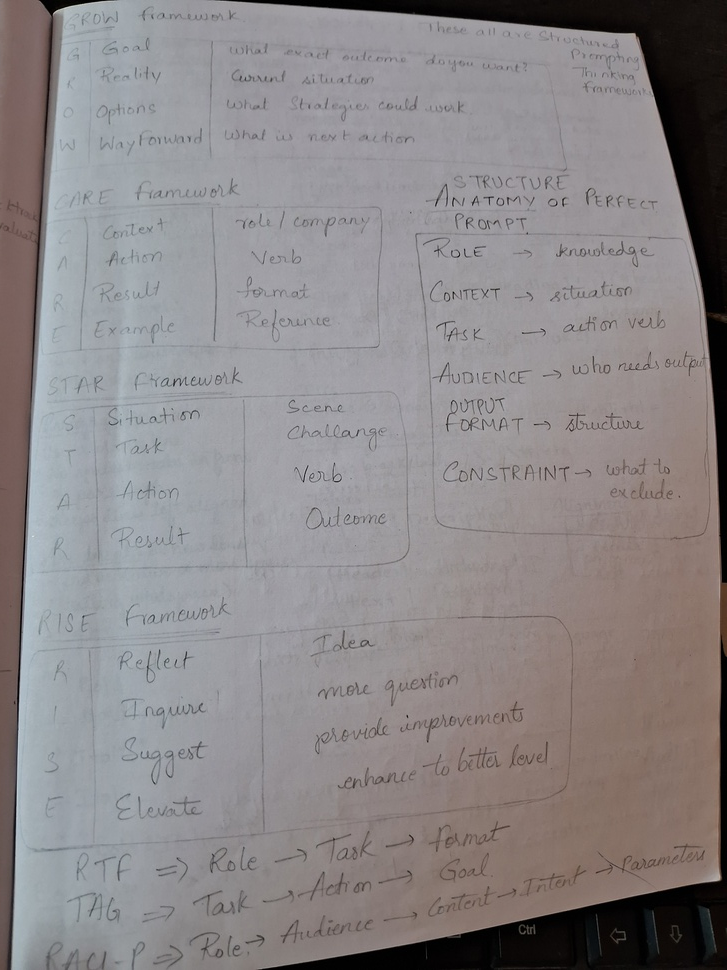
#> input picture tests/images/semantic/handwritten_page.jpg, 727 x 970 px, shrunk from 3060 x 4080 before the run
$ python -i horizontal_detector.py   (imports and definitions only)
#> lines starting #> are read from the running program, lines starting #| are printed output that depends on the picture; after the words box and inside, x2 and y2 are one past the last pixel; in counts of white or black regions, pixels touching at a corner belong together
import cv2
import numpy as np


class HorizontalLine:
    def __init__(self, x1, y, x2, confidence=1.0):
        self.x1 = x1
        self.y = y
        self.x2 = x2
        self.confidence = confidence

    def __repr__(self):
        return (
            f"HorizontalLine("
            f"x1={self.x1}, y={self.y}, "
            f"x2={self.x2}, "
            f"confidence={self.confidence})"
        )


def detect_horizontal_lines(binary_image):

    height, width = binary_image.shape
#> height = 970; width = 727

    # Kernel length controls minimum detectable line length
    kernel_length = max(10, width // 20)
#> kernel_length = 36

    kernel = cv2.getStructuringElement(
        cv2.MORPH_RECT,
        (kernel_length, 1)
    )

    # Extract horizontal lines
    horizontal = cv2.morphologyEx(
        binary_image,
        cv2.MORPH_OPEN,
        kernel
    )
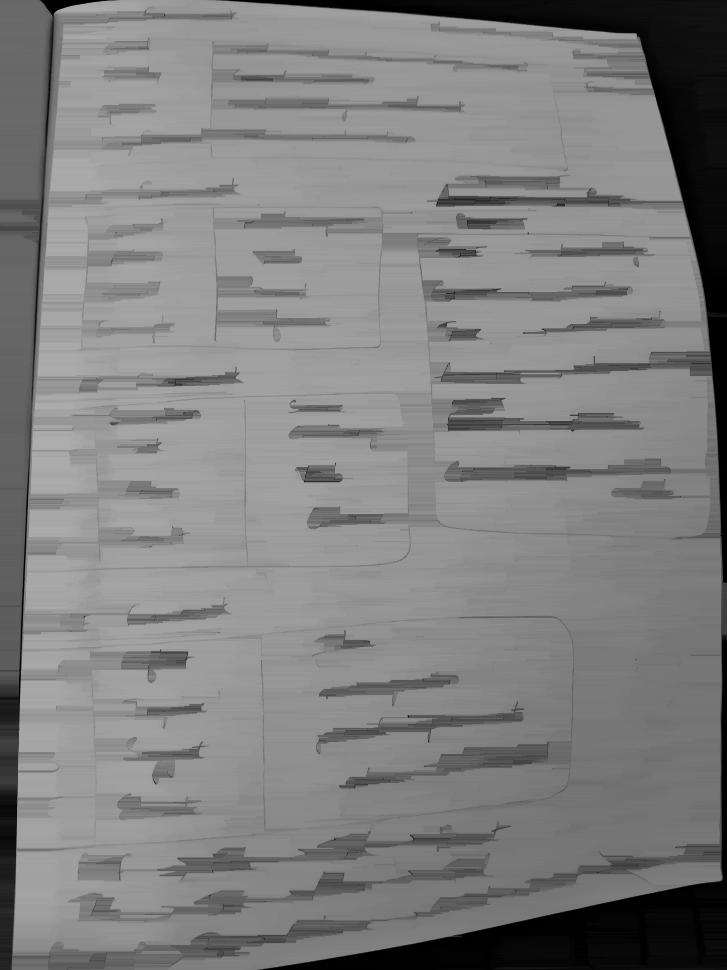
#> horizontal: shape (970, 727); min 0, max 174, mean 127.5

    # Find contours
    contours, _ = cv2.findContours(
        horizontal,
        cv2.RETR_EXTERNAL,
        cv2.CHAIN_APPROX_SIMPLE
    )
#> contours = 4 contours, 3 with area under 20; largest, box (x1, y1, x2, y2) and area: (0, 0, 727, 970) 697794

    lines = []

    for contour in contours:

        x, y, w, h = cv2.boundingRect(contour)

        # Ignore tiny noise
        if w < kernel_length:
            continue

        line = HorizontalLine(
            x1=x,
            y=y + h // 2,
            x2=x + w
        )

        lines.append(line)
#> this loop made 4 passes
#> (contour, x, y, w, h) on passes 1 to 3: ([[709, 321], [726, 321]], 709, 321, 18, 1), ([[708, 297], [726, 297]], 708, 297, 19, 1), ([[708, 293], [726, 293]], 708, 293, 19, 1)
#> (x, y, w, h) on pass 4: (0, 0, 727, 970)
#> after the loop, lines = 1 item

    # Sort from top to bottom
    lines.sort(key=lambda line: line.y)

    return lines

def draw_horizontal_lines(image, lines):

    output = image.copy()

    for line in lines:
        cv2.line(
            output,
            (line.x1, line.y),
            (line.x2, line.y),
            (0, 0, 255),
            2
        )

    return output

>>> import cv2
>>> picture = cv2.imread('../../../../tests/images/semantic/handwritten_page.jpg', cv2.IMREAD_GRAYSCALE)
>>> result = detect_horizontal_lines(picture)
#> result = 1 item
